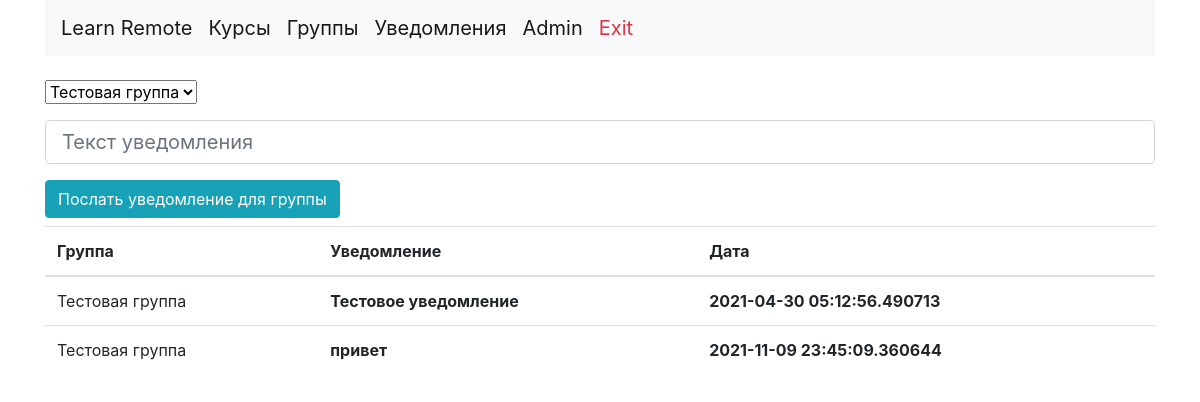
/notifications (signed in), run on the app's committed database.
### model.py (models this page shows)
class Group(db.Model):
    __tablename__ = "group"
    id = Column(Integer(), primary_key=True)
    name = Column(Text, nullable=False)
    code = Column(Text, nullable=False)
    notification = relationship('Notification', backref = 'group', lazy='dynamic')
    groupcourse = relationship('GroupCourse', backref='group', lazy='dynamic')
    usergroup = relationship('UserGroup',backref='group', lazy = 'dynamic')

class Notification(db.Model,SerializerMixin):
    __tablename__ = "notifications"
    serialize_only = ('id', 'text', 'date')
    id = Column(Integer(), primary_key = True)
    text = Column(String(255),nullable = False)
    date = Column(DateTime, nullable = false)
    group_id = Column(Integer, ForeignKey('group.id'))

### index.py (the view)
@app.route("/notifications")
@login_required
def show_notifications(message=""):
    groups = db.session.query(UserGroup).filter(UserGroup.user_id==current_user.id).all()
    groups_list=[]
    if groups:
        for i in groups:
            group = db.session.query(Group).filter(Group.id == i.group_id).first()
            groups_list.append(group)
    notifications=[]
    if groups_list:
        for i in groups_list:
            notifications.append(db.session.query(Notification).filter(Notification.group_id==i.id).all())
    return render_template("notifications.html", message=message,zip=zip,notifications = notifications,groups_list=groups_list)

### index.py (called while the page is built)
@login_manager.user_loader
def load_user(user_id):
    return db.session.query(User).get(user_id)

### templates/notifications.html (shortened to what this page needs)
{% extends 'base.html' %}
{% block content %}
<div class="container">
    <form action="/send_notification" method="post">
        <select name="group_id" class="mb-3 form-select" aria-label="Default select example" required>
            {% for i in groups_list %}
            <option value={{i.id}}>{{i.name}}</option>
            {% endfor %}
        </select>
        <div class="mb-3">
            <input type="text" class="form-control btn-lg" name="notification_text" placeholder="Текст уведомления"
                   required>
        </div>
        <button type="submit" class="btn btn-info">Послать уведомление для группы</button>
    </form>
    <table class="mt-2 table">
        <thead>
        <tr>
            <th scope="col">Группа</th>
            <th scope="col">Уведомление</th>
            <th scope="col">Дата</th>
        </tr>
        </thead>
        <tbody>
        {% for j in notifications %}
        {% for k in j %}
        <tr>
            {% set ns = namespace(name="") %}
            {%for i in groups_list %}
            {% if i.id == k.group_id %}
            {%set ns.name = i.name %}
            {% endif %}
            {% endfor %}
            <td>{{ns.name}}</td>
            <th>{{k.text}}</th>
            <th>{{k.date}}</th>
        </tr>
        {% endfor %}
        {% endfor %}
        </tbody>
    </table>
</div>
{% endblock %}

### data on the page
Notification: text "Тестовое уведомление", date "2021-04-30 05:12:56.490713"
Group: name "Тестовая группа"
Notification: text "привет", date "2021-11-09 23:45:09.360644"

### other printed values
form field group_id "Тестовая группа"
